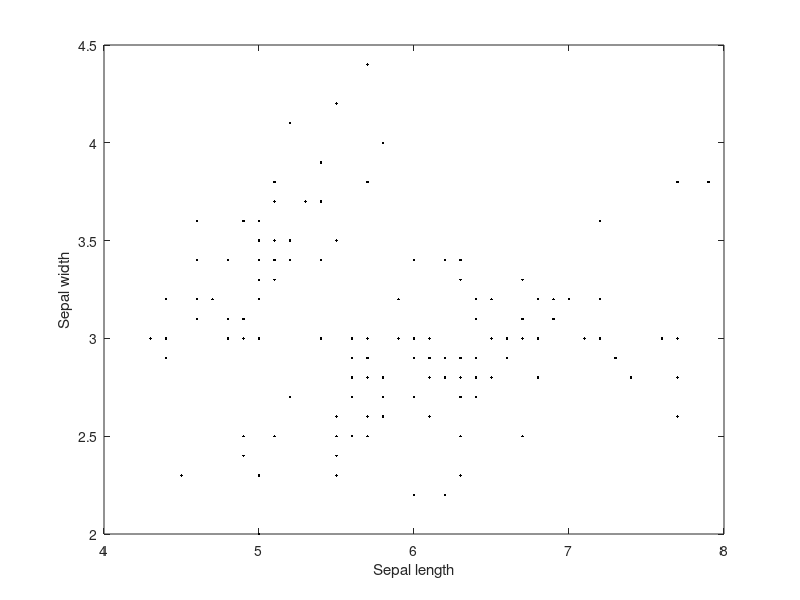
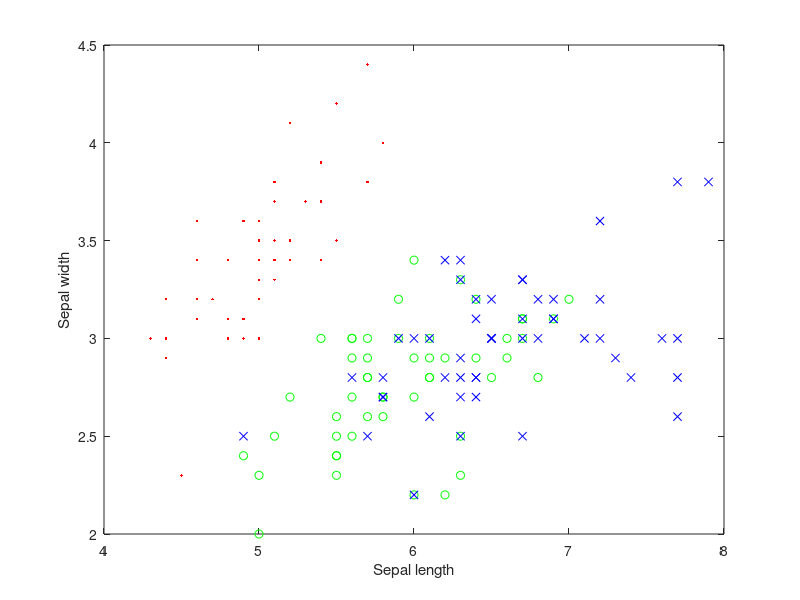
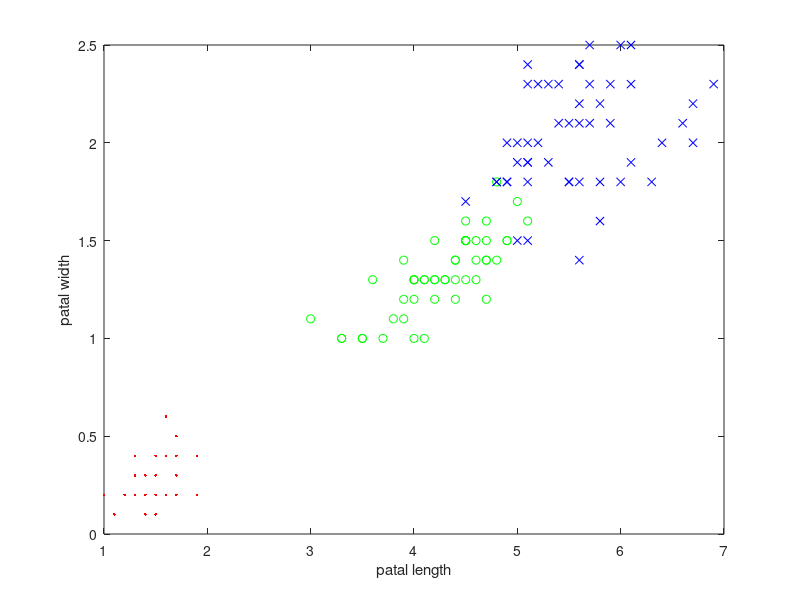

The MATLAB source for these figures, in order:
%clear:작업공간 변수 모두 제거 close all: 그림이 떠있으면 다 지우기 
% clc:명령창에 있는거 다 지우기 
clear; close all; clc; 

%붓꽃 데이터 불러오기 
%meas 1열:sepal length
%meas 2열:sepal width
%meas 3열:petal length
%meas 4열:petal width
%species: 꽃 종류

load fisheriris;

%%특징그려보기 (sepal length,width)
figure;
plot(meas(:,1),meas(:,2),'k.');
xlabel('Sepal length');
ylabel('Sepal width');

%%각 종을 숫자로 표현 1:setosa, 2:versicolor,3:virginica
spcs2num=[];
for k=1:1:length(species)
    if strcmp(species(k),'setosa')==1
        spcs2num(k,1)=1;
    elseif strcmp(species(k),'versicolor')==1
        spcs2num(k,1)=2;
    elseif strcmp(species(k),'virginica')==1
            spcs2num(k,1)=3;
    end
end

%%종 별로 다른 색으로 그리기
idx1=find(spcs2num==1); %setosa만 찾기
idx2=find(spcs2num==2); %versicolor만 찾기
idx3=find(spcs2num==3); %virginca만 찾기

figure;
plot(meas(idx1,1),meas(idx1,2),'r.');hold on; %setosa는 빨간색 점으로
plot(meas(idx2,1),meas(idx2,2),'go');hold on; %versicolor는 녹색 동그라미로
plot(meas(idx3,1),meas(idx3,2),'bx');hold on; %virginica는 파란색 x으로
xlabel('Sepal length');
ylabel('Sepal width');

figure;
plot(meas(idx1,3),meas(idx1,4),'r.');hold on; %setosa는 빨간색으로
plot(meas(idx2,3),meas(idx2,4),'go');hold on; %versicolor는 녹색으로
plot(meas(idx3,3),meas(idx3,4),'bx');hold on; %virginica는 파란색으로
xlabel('patal length');
ylabel('patal width');

%%학습데이터와 평가데이터 나누기
%두개의 그룹만 먼저 나누기 versicolor vs virginica
%1~50:setosa 51~100: versicolor,101~150:virginica
%학습데이터: 71~100: versicolor,121~150:virginica 총 60개
%평가데이터: 51~70: versicolor,101~120:virginica 총 40개
tr_id=[71:1:100 121:1:150];
Training_data=meas(tr_id,:);
Training_label=spcs2num(tr_id,:);

ts_id=[51:1:70 101:1:120];
Test_data=meas(ts_id,:);
Test_label=spcs2num(ts_id,:);
